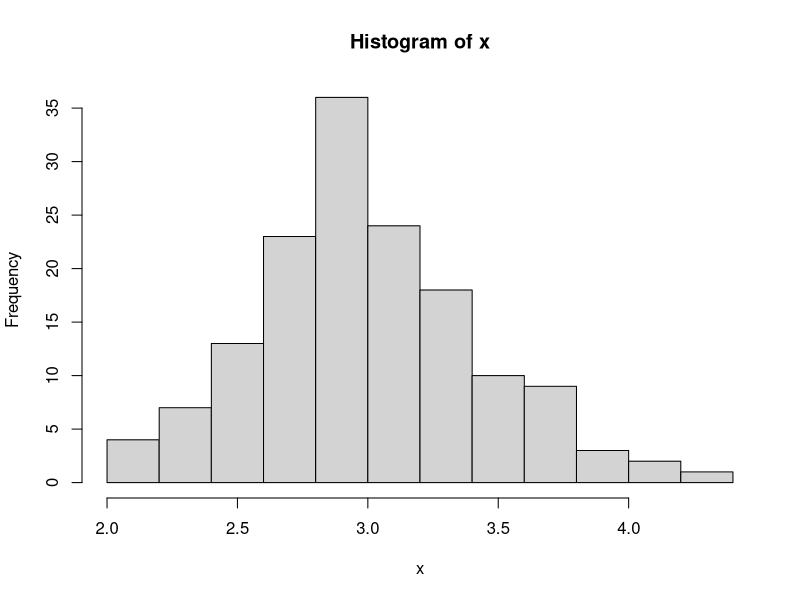

Write the R code that produced this figure.
setwd("./")
getwd()

View(iris) # 인자로 넘기는 데이터 구조 + 데이터를 확인하는 함수
str(iris) # 인자로 넘기는 데이터 구조를 확인, 대략적인 관측치 (structure) num - numeric, Factor - 범주형 변수
summary(iris) # 각 변수에 대한 통계 요약 값 확인 가능

x <- iris[[2]]
xh <- hist(x) # Histogram
str(xh) # breaks -> 경계값, counts -> 경계값에 들어가는 데이터 개수, density -> 상대도수, mids -> 계급값

xh$breaks # 구간 경계치
xh$counts # 구간별 도수
xh$mids # 구간별 대푯값, 계급값

n <- length(x) # 데이터의 갯수 (Vector Type에서 자주 사용)

xcf <- cumsum(xh$counts) # 구간별 누적 도수 cumulative sum..?

xrf <- xh$counts / n # 구간별 상대도수
xrf <- round(xrf, 4) # 소수점 4자리까지 표현하도록

?round # Command + Enter -> Func Help DOC

xrcf <- xcf / n # 구간별 상대누적도수
xrcf <- round(xrcf, 4) # 소수점 4자리까지 표현하도록

?paste0
xclass <- paste0("(", xh$breaks[-13], ",", xh$breaks[-1], "]") # (2.0, 2.2] ... (4.2, 4.4] Why? Verctor Type Data를 넣었기 때문에 Iteration
xclass

xtab <- cbind(xh$mids, xh$counts, xcf, round(xrf, 4), round(xrcf, 4)) # Column Bind 열단위로 합치게 된다.
rownames(xtab) <- xclass # 각 ROW의 이름
colnames(xtab) <- c('대푯값', '도수', '누적도수', '상대도수', '상대누적도수') # 각 Column의 이름
print(xtab)
